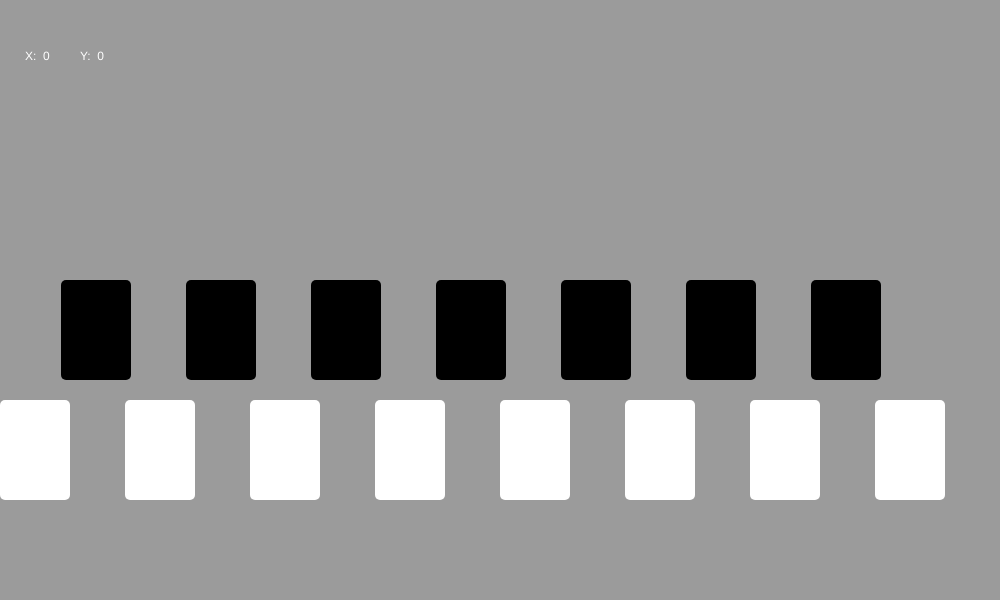
Frame 1 (no input)
Frame 60 (no input): identical to frame 1, image omitted
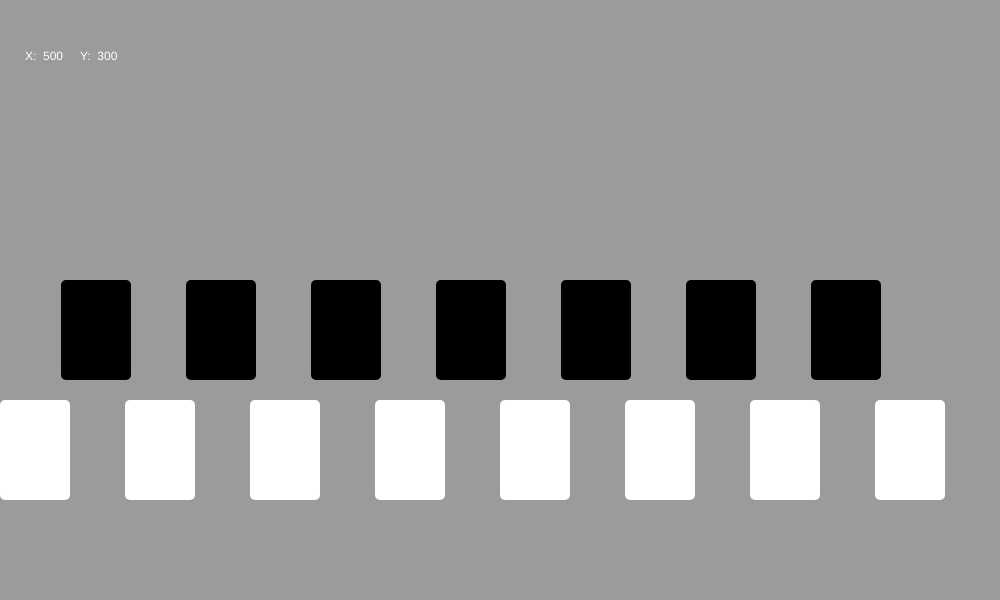
Frame 120 (the mouse pressed at the canvas centre since frame 60)

The p5.js sketch that drew these frames (run headless with seeded random() and noise() and a simulated clock; from frame 60 on, the mouse is pressed at the canvas centre):

// p5.js sketch
// ── sketch.js
var blkX = 96;
var blkY = 330;
var blkW = 70;
var blkH = 100;
var blkFill = 0;

var whtX = 35;
var whtY = 450;
var whtW = 70;
var whtH = 100;
var whtFill = 255;

var whtOct = 8
var octave = 12;
var whtKeys = [0, 1, 2, 3, 4, 5, 6, 7];
var blkKeys = [0, 1, 2, 3, 4, 5, 6];

function setup() {
     createCanvas(1000, 600);
       rectMode(CENTER);
}

function draw() {
     background(155);
     noStroke();

     for (var j = 0; j < blkKeys.length; j++) {
          fill(0);
          rect(blkX + [j] * 125, blkY, blkW, blkH, 5);
     }

     for (var i = 0; i < whtKeys.length; i++) {
          fill(255);
          if( mouseX >= (whtX + [i] * 125) - (whtW / 2) && mouseX <= (whtX + [i] * 125) + (whtW / 2) 
               && mouseY >= whtY - (whtH / 2) && mouseY <= whtY + (whtH / 2) ) {
               fill(255,0,0);
          }
          // if (dist(whtX, whtY, mouseX, mouseY) <= whtH || dist(whtX + whtW / 2, whtY + whtH / 2, mouseX, mouseY) <= whtW) {
          //      fill(255, 0, 0);
          // }
          rect(whtX + [i] * 125, whtY, whtW, whtH, 5);
          // I need to find a way to make a n exception for blkKeys[3] and unsure it's not a valid button.
     }



     text("X:  " + constrain(mouseX, 0, width), 25, 60);
     text("Y:  " + constrain(mouseY, 0, height), 80, 60);
}
